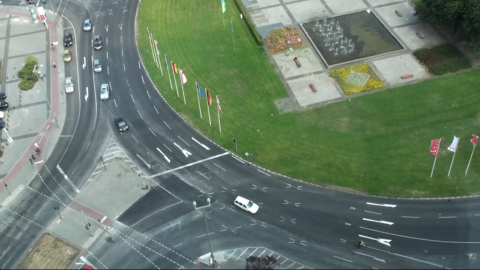
//> input picture pic1.png, 480 x 270 px
$ ./opflow pic1.png pic2.png   (built with g++ and OpenCV 4)
//> lines starting //> are read from the running program, lines starting //| are printed output that depends on the picture
#include <stdio.h>
#include <cv.h>
#include <highgui.h>
#include <math.h>

const int MAX_CORNERS = 500;

int main(int argc, char* argv[]) {
  // Load two images and allocate other structures
  IplImage* imgA = cvLoadImage(argv[1], CV_LOAD_IMAGE_GRAYSCALE);
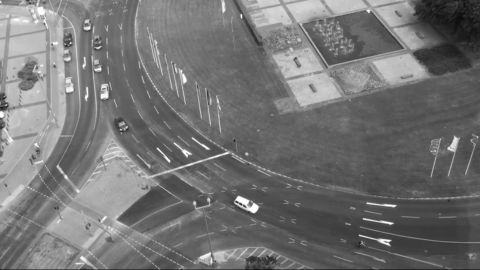
//> imgA: 270 rows x 480 cols, CV_8UC1; min 12, max 255, mean 115.6
  IplImage* imgB = cvLoadImage(argv[2], CV_LOAD_IMAGE_GRAYSCALE);
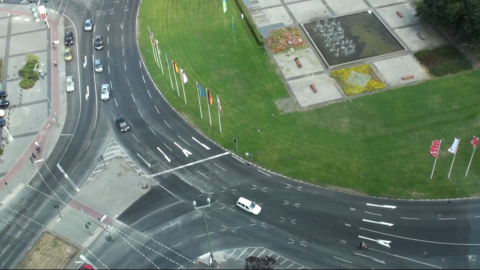
//> input picture pic2.png, 480 x 270 px
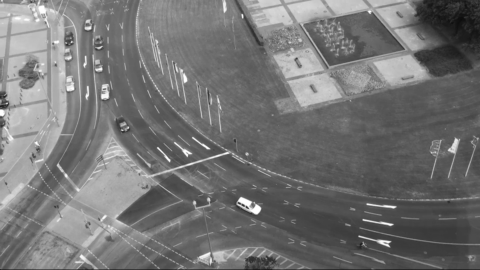
//> imgB: 270 rows x 480 cols, CV_8UC1; min 12, max 255, mean 115.8

  CvSize img_sz = cvGetSize(imgA);
//> img_sz = Size(480, 270)
  int win_size = 15;

  IplImage* imgC = cvLoadImage(argv[1], CV_LOAD_IMAGE_UNCHANGED);
//> imgC is the input picture: 270 rows x 480 cols, CV_8UC3; mean B, G, R 107, 123.3, 105.6

  // Get the features for tracking
  IplImage* eig_image = cvCreateImage( img_sz, IPL_DEPTH_32F, 1 );
  IplImage* tmp_image = cvCreateImage( img_sz, IPL_DEPTH_32F, 1 );

  int corner_count = MAX_CORNERS;
  CvPoint2D32f* cornersA = new CvPoint2D32f[ MAX_CORNERS ];

  cvGoodFeaturesToTrack( imgA, eig_image, tmp_image, cornersA, &corner_count,
    0.05, 5.0, 0, 3, 0, 0.04 );
//> corner_count = 391

  cvFindCornerSubPix( imgA, cornersA, corner_count, cvSize( win_size, win_size ),
    cvSize( -1, -1 ), cvTermCriteria( CV_TERMCRIT_ITER | CV_TERMCRIT_EPS, 20, 0.03 ) );

  // Call Lucas Kanade algorithm
  char features_found[ MAX_CORNERS ];
  float feature_errors[ MAX_CORNERS ];

  CvSize pyr_sz = cvSize( imgA->width+8, imgB->height/3 );
//> pyr_sz = Size(488, 90)

  IplImage* pyrA = cvCreateImage( pyr_sz, IPL_DEPTH_32F, 1 );
  IplImage* pyrB = cvCreateImage( pyr_sz, IPL_DEPTH_32F, 1 );

  CvPoint2D32f* cornersB = new CvPoint2D32f[ MAX_CORNERS ];

  cvCalcOpticalFlowPyrLK( imgA, imgB, pyrA, pyrB, cornersA, cornersB, corner_count,
    cvSize( win_size, win_size ), 5, features_found, feature_errors,
     cvTermCriteria( CV_TERMCRIT_ITER | CV_TERMCRIT_EPS, 20, 0.3 ), 0 );
//> feature_errors = 500 values, max 10.35 at index 360, min 0 at index 391, mean 2.29

  // Make an image of the results

  for( int i=0; i<550; i++ ){
    printf("Error is %f\n", feature_errors[i]);
    if(feature_errors[i]<0.001) continue;

    printf("Got it\n");
    CvPoint p0 = cvPoint( cvRound( cornersA[i].x ), cvRound( cornersA[i].y ) );
    CvPoint p1 = cvPoint( cvRound( cornersB[i].x ), cvRound( cornersB[i].y ) );
    cvLine( imgC, p0, p1, CV_RGB(255,0,0), 2 );
  }
//> this loop made 550 passes
//| Error is 1.930379
//| Error is 3.546729
//| Error is 4.135276
//| Error is 4.142007
//| Error is 3.358806
//| Error is 1.645649
//| Error is 3.095246
//| Error is 2.198491
//> (output is shown up to pass 8 of 550)
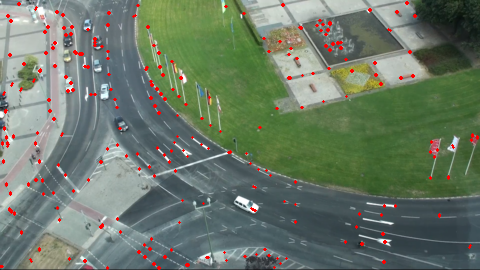
//> imgC: 270 rows x 480 cols, CV_8UC3; mean B, G, R 104.5, 120.7, 107.7


  cvNamedWindow( "ImageA", 0 );
  cvNamedWindow( "ImageB", 0 );
  cvNamedWindow( "LKpyr_OpticalFlow", 0 );

  cvShowImage( "ImageA", imgA );
  cvShowImage( "ImageB", imgB );
  cvShowImage( "LKpyr_OpticalFlow", imgC );

  cvWaitKey(0);


  return 0;
}
